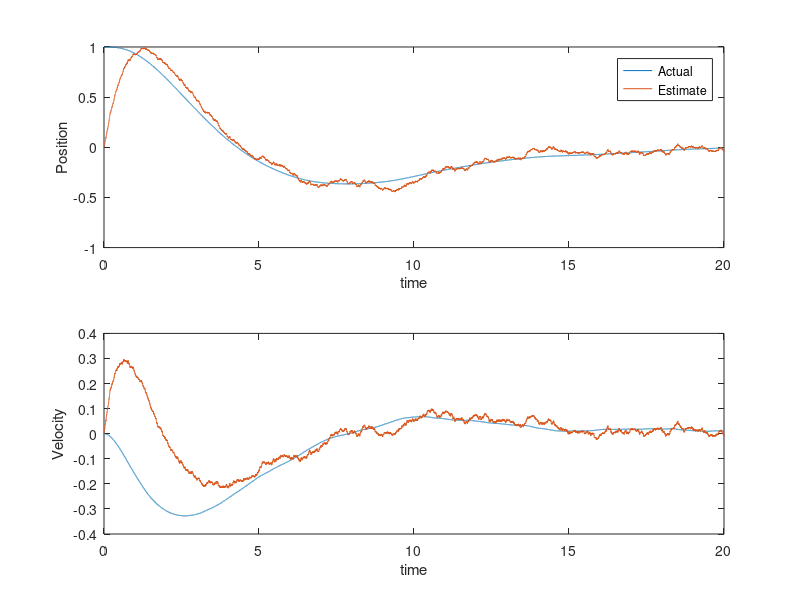

Reproduce this figure in MATLAB.
clc
close all
clear all


A = [0 1;0 0];
B = [0; 1];
C = [1 0];

R = diag([1]);
Q = diag([1e-2 1e-2]);
M_a = rank(ctrb(A,B));
P = care(A,B,Q,R);
K_u  = inv(R)*B'*P;

t = 0:0.001:20; 
dt = t(2) - t(1);
X(:,1) = [1;0];
y(:,1) = C*X;
R_k = diag([1 ]);
Q_k = diag([1 1]);
P_k = care(A',C',Q_k,R_k);
K_k = P_k*C'*inv(R_k);
L = K_k;

X_hat(:,1) = [0;0];
y_hat(:,1) = C*X_hat;
for i = 2:length(t)
    u = -K_u*X_hat(:,i-1);
    
    X(:,i) = X(:,i-1)  +dt * (A*X(:,i-1) + B*u);
    y(:,i) = C*X(:,i) + sqrt(R_k)*randn(size(C,1),1);

    X_hat(:,i) = X_hat(:,i-1)  +dt * (A*X_hat(:,i-1) + B*u +L *(y(:,i-1)-y_hat(:,i-1)));
    y_hat(:,i) = C*X_hat(:,i) ;
end


figure;
subplot(2,1,1)
plot(t,X(1,:),t,X_hat(1,:))
legend('Actual','Estimate')
xlabel('time')
ylabel('Position')
subplot(2,1,2)
plot(t,X(2,:),t,X_hat(2,:))
xlabel('time')
ylabel('Velocity')